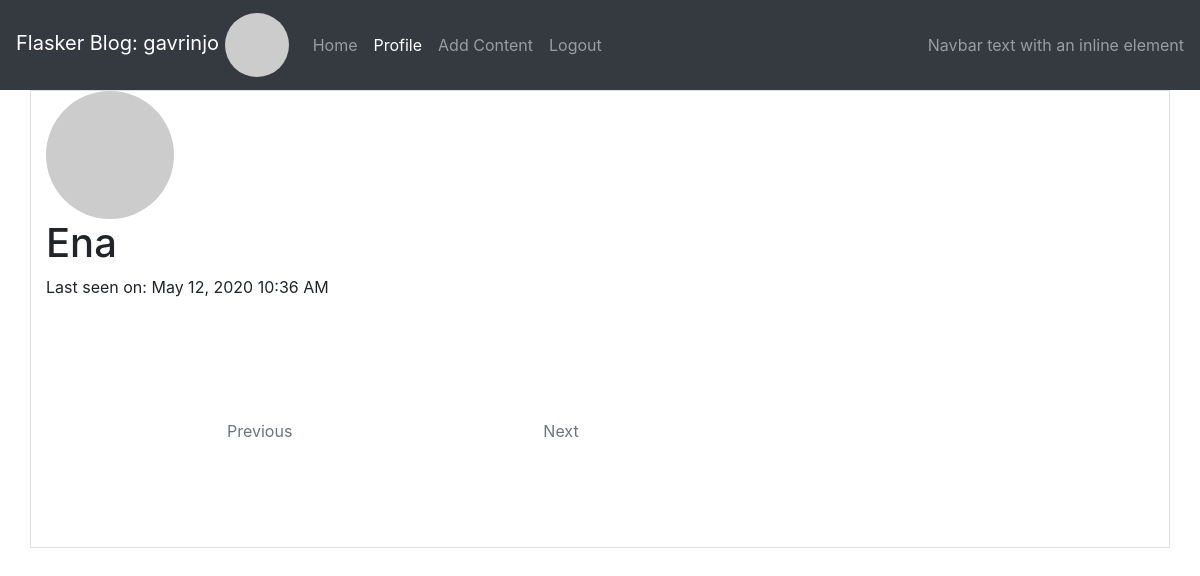
The app's page /user/Ena (signed in) with its own data.
### app/models.py (models this page shows, shortened)
class User(UserMixin, db.Model):
    id = db.Column(db.Integer, primary_key=True)
    username = db.Column(db.String(64), index=True, unique=True)
    email = db.Column(db.String(120), index=True, unique=True)
    password_hash = db.Column(db.String(128))
    about_me = db.Column(db.String(140))
    last_seen = db.Column(db.DateTime, default=datetime.utcnow)
    post = db.relationship("Post", backref="author", lazy="dynamic")
    def avatar(self, size):
        digest = md5(self.email.lower().encode("utf-8")).hexdigest()
        return f"https://www.gravatar.com/avatar/{digest}?d=identicon&r=x&s={size}"

### app/main/routes.py (the view)
@bp.route("/user/<username>")
@login_required
def user(username):
    user = User.query.filter_by(username=username).first_or_404()
    posts = user.post.order_by(Post.timestamp.desc()).all()
    return render_template("user.html", title=user.username, user=user, posts=posts)

### app/main/routes.py (called while the page is built)
@bp.before_request
def before_request():
    if current_user.is_authenticated:
        current_user.last_seen = datetime.utcnow()
        db.session.commit()

### app/models.py (called while the page is built)
@login.user_loader
def load_user(id):
    return User.query.get(int(id))

### app/templates/user.html (shortened to what this page needs)
{% extends 'base.html' %}
{% block app_content %}
    <div class="col-md-8">
        <img style="max-height: 128px; max-width: 128px;" class="rounded-circle" src="{{ user.avatar(128) }}">
        <h1>{{ user.username }}</h1>
        {% if user.last_seen %}<p>Last seen on: {{ moment(user.last_seen).format("LLL") }}</p>{% endif %}
    <section class="blog-list px-3 py-5 p-md-5">
        <div class="container">
            <nav class="blog-nav nav nav-justified my-5">
                <a class="nav-link-prev nav-item nav-link {% if not prev_url %}disabled{% endif %} rounded-left" href="{{ prev_url or '#' }}">Previous</a>
                <a class="nav-link-next nav-item nav-link {% if not next_url %}disabled{% endif %} rounded-right" href="{{ next_url or '#' }}">Next</a>
            </nav>
        </div>
    </section>
    </div>
{% endblock app_content %}

### app/templates/base.html (shortened to what this page needs)
{% extends 'bootstrap/base.html' %}
{% block head %}
    <link rel="stylesheet" href="https://stackpath.bootstrapcdn.com/bootstrap/4.4.1/css/bootstrap.min.css">
    <link href="https://cdn.jsdelivr.net/npm/summernote@0.8.18/dist/summernote-bs4.min.css" rel="stylesheet">
    <link rel="stylesheet" href="{{url_for('static', filename='style.css')}}">
{% endblock %}
{% block navbar %}
    <nav class="navbar sticky-top navbar-expand-lg navbar-dark bg-dark">
        <a class="navbar-brand" href="{{ url_for('main.user', username=current_user.username) }}">Flasker Blog: {{ current_user.username }}
            {% if current_user.is_anonymous %}
            <img style="max-height: 64px; max-width: 64px;" class="rounded-circle" src="{{ url_for('static', filename='profile-pic-dummy.png') }}">
            {% else %}
            <img style="max-height: 64px; max-width: 64px;" class="rounded-circle" src="{{ current_user.avatar(64) }}">
            {% endif %}
        </a>
        <div class="collapse navbar-collapse" id="navbarText">
            <ul class="navbar-nav mr-auto">
                <li class="nav-item {% if request.endpoint == 'main.index' %}active{% endif %}">
                    <a class="nav-link" href="{{ url_for('main.index') }}">Home</a>
                </li>
                {% if current_user.is_anonymous %}
                <li class="nav-item{% if request.endpoint == 'auth.login' %} active{% endif %}">
                    <a class="nav-link" href="{{ url_for('auth.login') }}">Login</a>
                </li>
                <li class="nav-item{% if request.endpoint == 'auth.register' %} active{% endif %}">
                    <a class="nav-link" href="{{ url_for('auth.register') }}">Create an account</a>
                </li>
                {% else %}
                <li class="nav-item{% if request.endpoint == 'main.user' %} active{% endif %}">
                    <a class="nav-link" href="{{ url_for('main.user', username=current_user.username) }}">Profile</a>
                </li>
                <li class="nav-item{% if request.endpoint == 'content.postit' %} active{% endif %}">
                    <a class="nav-link" href="{{ url_for('content.postit') }}">Add Content</a>
                </li>
                <li class="nav-item{% if request.endpoint == 'auth.logout' %} active{% endif %}">
                    <a class="nav-link" href="{{ url_for('auth.logout') }}">Logout</a>
                </li>
                {% endif %}
            </ul>
            <span class="navbar-text">
                Navbar text with an inline element
            </span>
        </div>
    </nav>
{% endblock %}
{% block content %}
    <div class="container-lg border">
        <div class="row">
        {% block app_content %} {% endblock app_content %}
        </div>
    </div>
{% endblock %}

### app/static/style.css (style rules this page uses)
img { width:100%; height:100%; object-position: right; object-fit:cover }

### records on screen
User: username "gavrinjo"
User: username "Ena", last_seen "May 12, 2020 10:36 AM"
